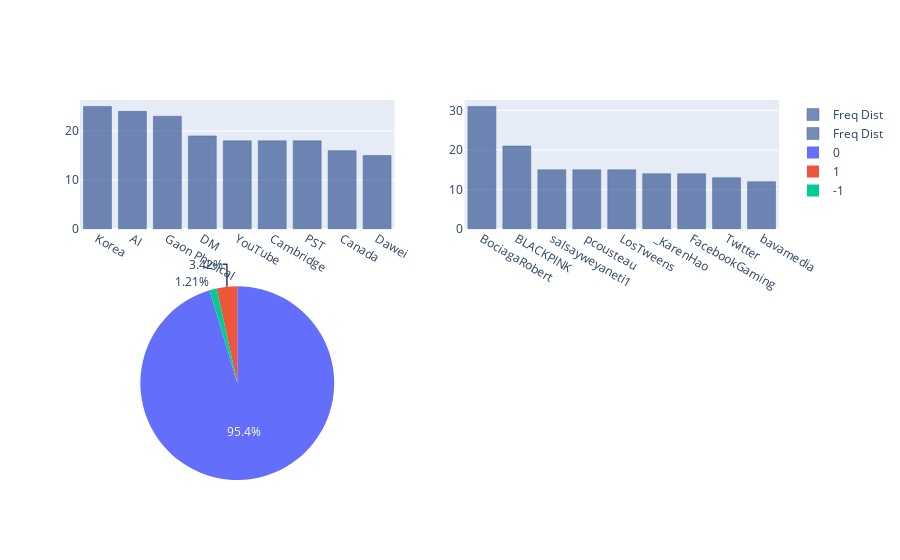

The notebook cell saved with this chart:
### Code cell
fig = make_subplots(
        rows=2, cols=2,
        column_widths=[1, 1],
        row_heights=[0.4, 0.6],
        specs=[[  {"type": "bar"}   , {"type": "bar"}] ,          
               [ {"type": "pie"} , {"type": "bar"}]
#               [None, None],
              ])
               

    
'''
NER frequency plotting
'''

# Plot Bar chart   
fig.add_trace(go.Bar(x=fd["Word"], y=fd["Frequency"], name="Freq Dist"), row=1, col=1)
# 59, 89, 152
fig.update_traces(marker_color='rgb(59, 89, 152)', marker_line_color='rgb(8,48,107)', \
        marker_line_width=0.5, opacity=0.7, row=1, col=1)
# fig.update_layout( xaxis = dict(tickfont = dict(size=9)))


'''
User frequency count and plotting
'''

# Plot Bar chart   
fig.add_trace(go.Bar(x=fd1["Word"], y=fd1["Frequency"], name="Freq Dist"), row=1, col=2)
# 59, 89, 152

fig.update_traces(marker_color='rgb(59, 89, 152)', marker_line_color='rgb(8,48,107)', \
        marker_line_width=0.5, opacity=0.7, row=1, col=2)
# fig.update_layout( xaxis = dict(tickfont = dict(size=9)))

labels=[0,1,-1]
# This dataframe has 244 lines, but 4 distinct values for `day`

fig.add_trace(go.Pie(labels=labels, values=val_list), row=2, col=1)

# for i in fig['layout']['annotations']:
#     i['font'] = dict(size=10,color='#ff0000')

# fig.for_each_xaxis(lambda axis: axis.font.update(font=dict(size=10)))
fig.show()

### Figure 1 — Plotly figure (JSON) as saved in the notebook; plotly's stock layout.template omitted (floating-point values rounded to 4 significant figures)
{"data": [{"marker": {"color": "rgb(59, 89, 152)", "line": {"color": "rgb(8,48,107)", "width": 0.5}}, "name": "Freq Dist", "opacity": 0.7, "type": "bar", "x": ["Korea", "AI", "Gaon Physical", "DM", "YouTube", "Cambridge", "PST", "Canada", "Dawei"], "xaxis": "x", "y": [25, 24, 23, 19, 18, 18, 18, 16, 15], "yaxis": "y"}, {"marker": {"color": "rgb(59, 89, 152)", "line": {"color": "rgb(8,48,107)", "width": 0.5}}, "name": "Freq Dist", "opacity": 0.7, "type": "bar", "x": ["BociagaRobert", "BLACKPINK", "salsayweyaneti1", "pcousteau", "LosTweens", "_KarenHao", "FacebookGaming", "Twitter", "bavamedia"], "xaxis": "x2", "y": [31, 21, 15, 15, 15, 14, 14, 13, 12], "yaxis": "y2"}, {"domain": {"x": [0, 0.45], "y": [0, 0.51]}, "labels": [0, 1, -1], "type": "pie", "values": [1731, 62, 22]}], "layout": {"xaxis": {"anchor": "y", "domain": [0, 0.45]}, "xaxis2": {"anchor": "y2", "domain": [0.55, 1]}, "xaxis3": {"anchor": "y3", "domain": [0.55, 1]}, "yaxis": {"anchor": "x", "domain": [0.66, 1]}, "yaxis2": {"anchor": "x2", "domain": [0.66, 1]}, "yaxis3": {"anchor": "x3", "domain": [0, 0.51]}}}
